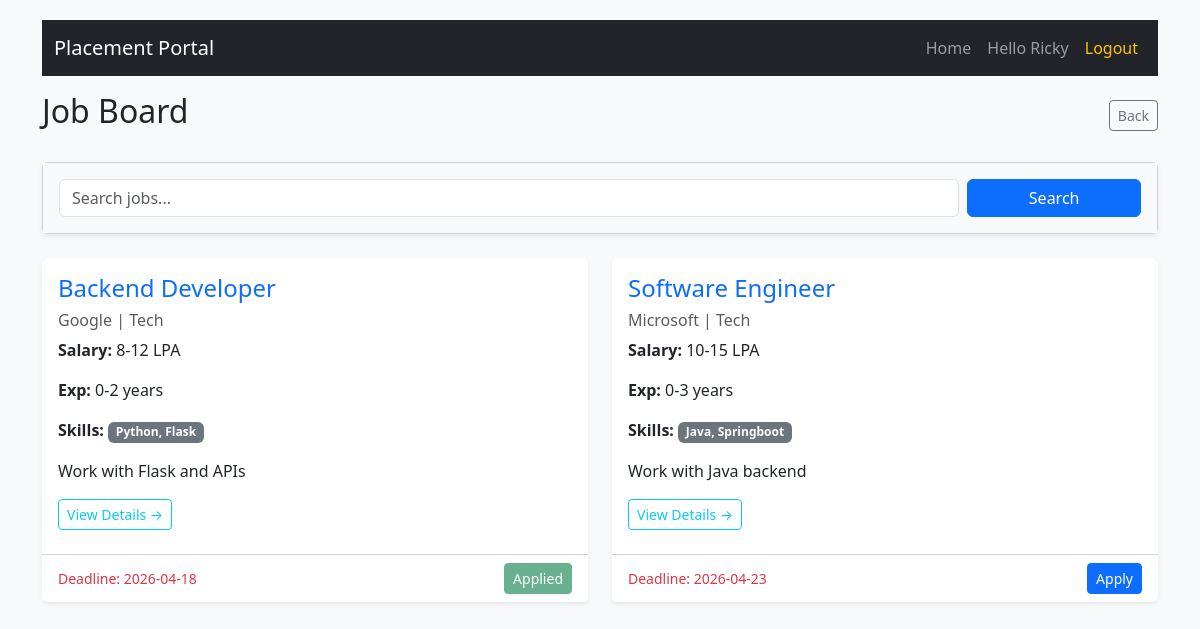
The app's page /student/jobs (signed in) with its own data.
### database/models.py (models this page shows)
class User(db.Model, UserMixin):
    __tablename__ = 'user'
    id = db.Column(db.Integer, primary_key=True)
    username = db.Column(db.String(50), unique=True, nullable=False)
    hashedpassword = db.Column(db.String(length = 128), nullable=False)
    role = db.Column(db.String(20), nullable=False) # can be 'admin', 'company', 'student'
    status = db.Column(db.Boolean, default=True) # for blacklisitng purposes
    student_profile = db.relationship('Student', backref='user', uselist=False, cascade="all, delete-orphan")
    company_profile = db.relationship('Company', backref='user', uselist=False, cascade="all, delete-orphan")

class Placements(db.Model):
    __tablename__ = 'placements'
    id = db.Column(db.Integer, primary_key=True)
    company_id = db.Column(db.Integer, db.ForeignKey('company.id'), nullable=False)
    title = db.Column(db.String(100), nullable=False)
    description = db.Column(db.Text, nullable=False)
    reqSkills = db.Column(db.Text)
    experience = db.Column(db.String(50))
    salary = db.Column(db.String(50))
    deadline = db.Column(db.DateTime)
    website = db.Column(db.String(255))
    is_rejected = db.Column(db.Boolean, default=False)
    status = db.Column(db.Boolean, default=True) # Company can close the drive
    admin_approval = db.Column(db.Boolean, default=False) # Admin approves the drive
    applications = db.relationship('Application', backref='placements', lazy=True, cascade="all, delete-orphan")

class Company(db.Model):
    __tablename__ = 'company'
    id = db.Column(db.Integer, primary_key=True)
    user_id = db.Column(db.Integer, db.ForeignKey('user.id'), unique=True, nullable=False)
    company_name = db.Column(db.String(100), nullable=False)
    industry = db.Column(db.String(100),nullable = False)
    HRcontact = db.Column(db.String(10),nullable = False)
    approval = db.Column(db.Boolean, default=False) # Approval of the Admin for the company
    drives = db.relationship('Placements', backref='company', lazy=True, cascade="all, delete-orphan")

### routes/student_mgmt.py (the view, shortened to what this page needs)
@app.route('/student/jobs')
@login_required
@role_required('student')
def job_board():
    search = request.args.get('search', '')
    query= models.Placements.query.join(models.Company).filter(
        models.Placements.admin_approval ==True,
        models.Placements.status ==True,
        models.Company.approval ==True
    )
    jobs =query.all()
    student = models.Student.query.filter_by(user_id=current_user.id).first()
    app_jids = []
    for app in student.applications:
        app_jids.append(app.job_id)
    return render_template('job_board.html', jobs=jobs, search_query=search, applied_job_ids=app_jids)

### app.py (called while the page is built)
@login_manager.user_loader
def load_user(user_id):
    return models.User.query.get(int(user_id))

def role_required(*roles):
    def wrapper(fn):
        @wraps(fn)
        def decorated_view(*args,**kwargs):
            if not current_user.is_authenticated:
                return login_manager.unauthorized()
            if current_user.role not in roles:
                flash("You do not have permission to access this page", "danger")
                return redirect(url_for('login'))
            return fn(*args , **kwargs)
        return decorated_view
    return wrapper

### templates/job_board.html
{% extends "base.html" %}
{% block content %}
<div class="d-flex justify-content-between mb-4 align-items-center">
    <h2>Job Board</h2>
    <a href="{{ url_for('student_dashboard') }}"
       class="btn btn-outline-secondary btn-sm">
        Back
    </a>
</div>
<div class="card mb-4 shadow-sm">
    <div class="card-body bg-light">
        <form method="GET"
              action="{{ url_for('job_board') }}"
              class="row g-2">
            <div class="col-md-10 col-12">
                <input type="text"
                       name="search"
                       class="form-control"
                       placeholder="Search jobs..."
                       value="{{ search_query }}">
            </div>
            <div class="col-md-2 col-12">
                <button type="submit"
                        class="btn btn-primary w-100">
                    Search
                </button>
            </div>
        </form>
    </div>
</div>
<div class="row row-cols-1 row-cols-md-2 g-4">
    {% for job in jobs %}
    <div class="col">
        <div class="card h-100 shadow-sm border-0 extra-card">
            <div class="card-body">
                <h4 class="text-primary">
                    {{ job.title }}
                </h4>
                <h6 class="text-muted">
                    {{ job.company.company_name }}
                    |
                    {{ job.company.industry }}
                </h6>
                <p><b>Salary:</b> {{ job.salary }}</p>
                <p>
                    <b>Exp:</b> {{ job.experience }}
                </p>
                <p>
                    <b>Skills:</b>
                    <span class="badge bg-secondary">
                        {{ job.reqSkills }}
                    </span>
                </p>
                <p class="text-truncate">
                    {{ job.description }}
                </p>
                <a href="{{ job.website }}"
                   target="_blank"
                   class="btn btn-sm btn-outline-info mb-2">
                    View Details →
                </a>
            </div>
            <div class="card-footer bg-white d-flex justify-content-between align-items-center">
                <small class="text-danger">
                    Deadline: {{job.deadline.strftime('%Y-%m-%d')}}
                </small>
                {% if job.id in applied_job_ids %}
                    <button class="btn btn-success btn-sm" disabled>Applied</button>
                {% else %}
                    <form action="{{ url_for('apply_job', job_id=job.id) }}" method="POST">
                        <button type="submit"class="btn btn-primary btn-sm">Apply</button>
                    </form>
                {% endif %}
            </div>
        </div>
    </div>
    {% else %}
    <div class="col-12">
        <div class="alert alert-info text-center">
            No jobs found
        </div>
    </div>
    {% endfor %}
</div>
{% endblock %}

### templates/base.html (shortened to what this page needs)
<!DOCTYPE html>
<html lang="en">
<head>
    <link href="https://cdn.jsdelivr.net/npm/bootstrap@5.3.0/dist/css/bootstrap.min.css" rel="stylesheet">
</head>
<body>
<div class="container">
    <nav class="navbar navbar-expand-lg navbar-dark bg-dark mb-3">
        <div class="container-fluid">
            <a class="navbar-brand" href="{{ url_for('home') }}">Placement Portal</a>
            <div class="collapse navbar-collapse" id="navbarMenu">
                <ul class="navbar-nav ms-auto">
                    <li class="nav-item">
                        <a class="nav-link" href="{{ url_for('home') }}">Home</a>
                    </li>
                    {% if current_user.is_authenticated %}
                        <li class="nav-item">
                            <span class="nav-link">Hello {{ current_user.username }}</span>
                        </li>
                        <li class="nav-item">
                            <a class="nav-link text-warning" href="{{ url_for('logout') }}">Logout</a>
                        </li>
                    {% endif %}
                </ul>
            </div>
        </div>
    </nav>
    <div class="mt-2">
        {% block content %}{% endblock %}
    </div>
</div>
</body>
</html>

### templates/base.html (style rules this page uses)
body { margin-top: 20px; background-color: #f8f9fa; }

### records on screen
User: username "Ricky"
Placements: title "Backend Developer", company.company_name "Google", company.industry "Tech", salary "8-12 LPA", experience "0-2 years", reqSkills "Python, Flask", description "Work with Flask and APIs", deadline "2026-04-18", shows "Applied"
Placements: title "Software Engineer", company.company_name "Microsoft", company.industry "Tech", salary "10-15 LPA", experience "0-3 years", reqSkills "Java, Springboot", description "Work with Java backend", deadline "2026-04-23"
